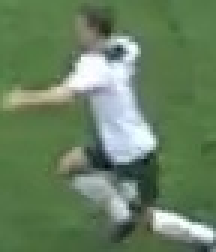
#> input picture output_videos/cropped_image.jpg, 72 x 84 px (shown 3 times larger)
$ jupyter execute color_assignment.ipynb
#> lines starting #> are read from the running program, lines starting #| are printed output that depends on the picture
[cell 1]
import cv2
import matplotlib.pyplot as plt
import numpy as np
from sklearn.cluster import KMeans

[cell 2]
image_path = "../output_videos/cropped_image.jpg"
image = cv2.imread(image_path)
#> image is the input picture: shape (84, 72, 3); mean B, G, R 96.2, 128, 103.2
image = cv2.cvtColor(image, cv2.COLOR_BGR2RGB)

[cell 3]
plt.imshow(image)
plt.show()

[cell 4]
# Take the top half of the image

[cell 5]
top_half_image=  image[0: int(image.shape[0]/2), :]
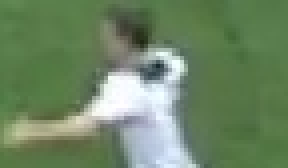
#> top_half_image: shape (42, 72, 3) (shown 4 times larger); mean R, G, B 109.6, 134.4, 100.5
plt.imshow(top_half_image)
plt.show()

[cell 6]
# Cluster the image into two clusters

[cell 7]
# image into 2d array
image_2d = top_half_image.reshape(-1, 3)


kmeans = KMeans(n_clusters=2, random_state=0)
kmeans.fit(image_2d)

# get the cluster labels
labels = kmeans.labels_

# reshape the labels into the orginal image shape
clustered_image = labels.reshape(top_half_image.shape[0], top_half_image.shape[1])

# Display the clustered image
plt.imshow(clustered_image)
plt.show()
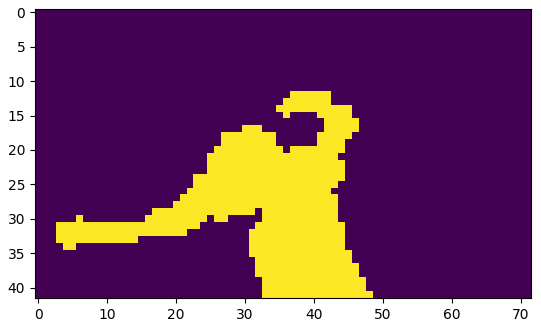
#> figure drawn by matplotlib, 1 panel

[cell 8]
corner_clusters = [clustered_image[0, 0], clustered_image[0, -1], clustered_image[-1, 0], clustered_image[-1, -1]]
#> corner_clusters = [0, 0, 0, 0]
non_player_cluster = max(set(corner_clusters), key=corner_clusters.count)
#> non_player_cluster = 0
print(non_player_cluster)
#| 0

[cell 9]
player_cluster = 1-non_player_cluster
#> player_cluster = 1
print(player_cluster)
#| 1

[cell 10]
kmeans.cluster_centers_[player_cluster]
#> Out = [199, 208.7, 211.2]
